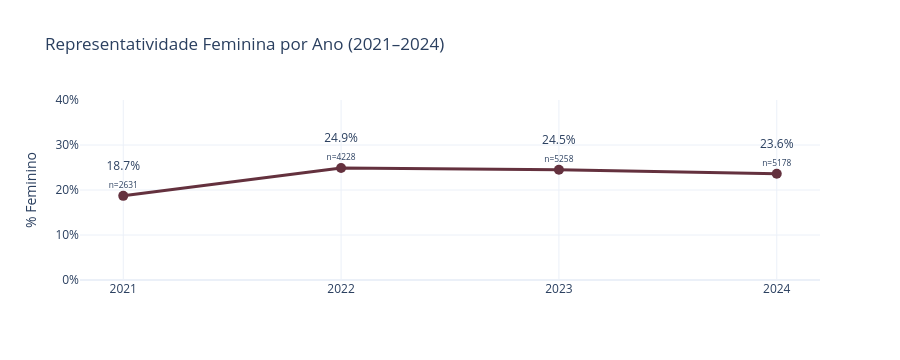

Notebook source saved alongside this figure:
### Markdown cell above
### 2.1 — Representatividade feminina ao longo dos anos

### Code cell
tab = (
    pd.crosstab(df['ano_pesquisa'], df['genero'])
    .reindex(ANOS)
)

pct_fem = tab['Feminino'].div(tab.sum(axis=1)).mul(100)

fig = go.Figure(
    go.Scatter(
        x=ANOS,
        y=pct_fem,
        mode='lines+markers+text',
        text=[
            f'{v:.1f}%<br><sub>n={int(n)}</sub>'
            for v, n in zip(pct_fem, tab.sum(axis=1))
        ],
        textposition='top center',
        line=dict(
            color=CORES_GENERO['Feminino'],
            width=3,
        ),
        marker=dict(size=10),
    )
)

fig = fmt(
    fig,
    'Representatividade Feminina por Ano (2021–2024)',
    height=360,
)

fig.update_yaxes(
    title='% Feminino',
    ticksuffix='%',
    range=[0, 40],
)

fig.show()
#fig.write_image('2_1_representatividade_feminina.png')

### Figure 1 — Plotly figure (JSON) as saved in the notebook; plotly's stock layout.template omitted (floating-point values rounded to 4 significant figures)
{"data": [{"line": {"color": "#64313E", "width": 3}, "marker": {"size": 10}, "mode": "lines+markers+text", "text": ["18.7%<br><sub>n=2631</sub>", "24.9%<br><sub>n=4228</sub>", "24.5%<br><sub>n=5258</sub>", "23.6%<br><sub>n=5178</sub>"], "textposition": "top center", "type": "scatter", "x": ["2021", "2022", "2023", "2024"], "y": [18.7, 24.88, 24.52, 23.6]}], "layout": {"height": 360, "legend": {"orientation": "h", "x": 1, "xanchor": "right", "y": 1.02}, "title": {"text": "Representatividade Feminina por Ano (2021–2024)"}, "yaxis": {"range": [0, 40], "ticksuffix": "%", "title": {"text": "% Feminino"}}}}
